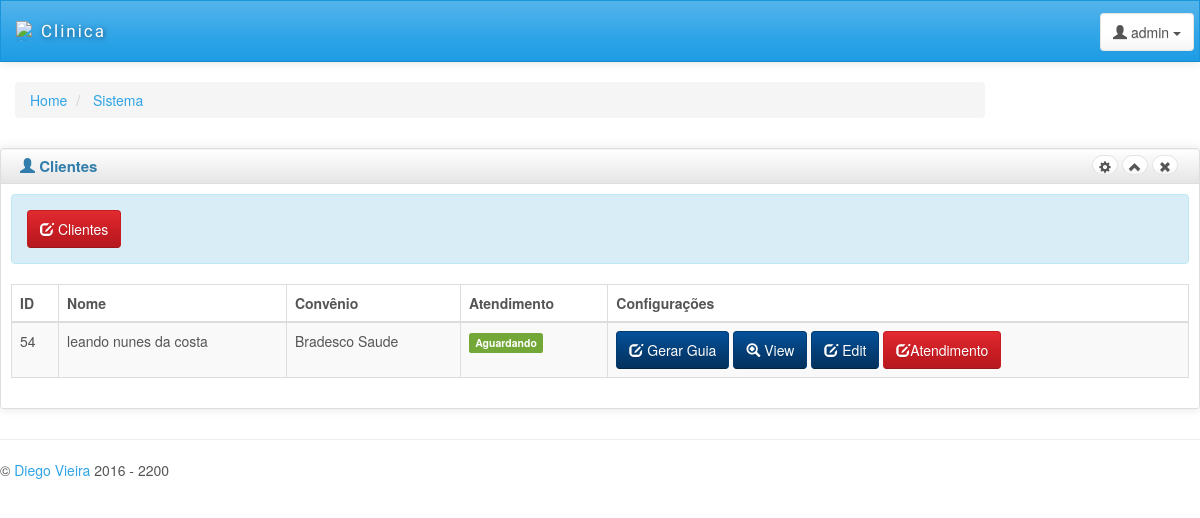
Page /medico_atendimento.php (signed in) on the committed database.
### tables this page shows
CREATE TABLE `clientes` (
  `id` int(50) NOT NULL,
  `nome` varchar(100) NOT NULL,
  `convenio` int(50) NOT NULL,
  `atendimento` int(10) NOT NULL
);

CREATE TABLE `convenios` (
  `id_convenios` int(50) NOT NULL,
  `nome_convenio` varchar(50) NOT NULL,
  `logo_convenio` varchar(10) NOT NULL
);

### medico_atendimento.php (the view, shortened to what this page needs)
<!DOCTYPE html>
<html lang="en">
<head>
    <link id="bs-css" href="css/bootstrap-cerulean.min.css" rel="stylesheet">
    <link href="css/charisma-app.css" rel="stylesheet">
    <link href='bower_components/fullcalendar/dist/fullcalendar.css' rel='stylesheet'>
    <link href='bower_components/fullcalendar/dist/fullcalendar.print.css' rel='stylesheet' media='print'>
    <link href='bower_components/chosen/chosen.min.css' rel='stylesheet'>
    <link href='bower_components/colorbox/example3/colorbox.css' rel='stylesheet'>
    <link href='bower_components/responsive-tables/responsive-tables.css' rel='stylesheet'>
    <link href='bower_components/bootstrap-tour/build/css/bootstrap-tour.min.css' rel='stylesheet'>
    <link href='css/jquery.noty.css' rel='stylesheet'>
    <link href='css/noty_theme_default.css' rel='stylesheet'>
    <link href='css/elfinder.min.css' rel='stylesheet'>
    <link href='css/elfinder.theme.css' rel='stylesheet'>
    <link href='css/jquery.iphone.toggle.css' rel='stylesheet'>
    <link href='css/uploadify.css' rel='stylesheet'>
    <link href='css/animate.min.css' rel='stylesheet'>
</head>
<body>
    <div class="navbar navbar-default" role="navigation">
        <div class="navbar-inner">
            <a class="navbar-brand" href="inicio.html"> <img alt="Sistema Clinica " src="img/" class="hidden-xs"/>
                <span>Clinica</span></a>
            <div class="btn-group pull-right">
                <button class="btn btn-default dropdown-toggle" data-toggle="dropdown">
                    <i class="glyphicon glyphicon-user"></i><span class="hidden-sm hidden-xs"> admin</span>
                    <span class="caret"></span>
                </button>
            </div>
        </div>
    </div>
      <div id="content" class="col-lg-10 col-sm-10">
            <div>
    <ul class="breadcrumb">
        <li>
            <a href="#">Home</a>
        </li>
        <li>
            <a href="#">Sistema</a>
        </li>
    </ul>
</div>
    </div>
<div class="row">
    <div class="box col-md-12">
    <div class="box-inner">
    <div class="box-header well" data-original-title="">
        <h2><i class="glyphicon glyphicon-user"></i> Clientes </h2>
        <div class="box-icon">
            <a href="#" class="btn btn-setting btn-round btn-default"><i class="glyphicon glyphicon-cog"></i></a>
            <a href="#" class="btn btn-minimize btn-round btn-default"><i
                    class="glyphicon glyphicon-chevron-up"></i></a>
            <a href="#" class="btn btn-close btn-round btn-default"><i class="glyphicon glyphicon-remove"></i></a>
        </div>
    </div>
    <div class="box-content">
    <div class="alert alert-info"> <a class="btn btn-danger" onClick="vai()" href="#">
 <i class="glyphicon glyphicon-edit icon-white"></i>
 Clientes
</a> <a href="" target="_blank"></a></div>
    <table class="table table-striped table-bordered bootstrap-datatable datatable responsive">
    <thead>
    <tr>
        <th>ID</th>
        <th>Nome</th>
        <th>Convênio</th>
        <th>Atendimento</th>
        <th>Configurações</th>
    </tr>
    </thead>
    <tbody>
<?php
$conectar = new conexao();
$conectar -> conectar();
if($conectar){
$sqlconvenios ="SELECT clientes.convenio, clientes.atendimento, clientes.id, clientes.nome, convenios.id_convenios, convenios.nome_convenio FROM clientes INNER JOIN convenios on clientes.convenio = convenios.id_convenios where clientes.atendimento = 1";
$consulta = mysql_query($sqlconvenios);
while( $registro = mysql_fetch_assoc($consulta)){
echo '<tr>';
echo '<td class="center"> '.$registro["id"].'</td>';
echo '<td class="center"> '.$registro["nome"].'</td>';
echo '<td class="center">'.$registro["nome_convenio"].'</td>';
if( $registro["atendimento"]==1){
echo '<td class="center"> <span class="label-success label label-default">Aguardando</span></td>';
}else {
	echo '<td class="center">  <span class="label-default label label-danger">Não Aguardando</span> </td>';
	}
echo ' <td class="center">';
echo ' <a class="btn btn-info" onclick="funcaodeleta('.$registro["id"].')" href="#">';
echo ' <i class="glyphicon  glyphicon-edit icon-white"></i>';
echo ' Gerar Guia';
echo ' </a>';
echo ' <a class="btn btn-info" onclick="funcaoview('.$registro["id"].')" href="#">';
echo ' <i class="glyphicon glyphicon-zoom-in icon-white"></i>';
echo ' View';
echo ' </a>';
echo ' <a class="btn btn-info" onclick="funcaoedita('.$registro["id"].')" href="#">';
echo ' <i class="glyphicon glyphicon-edit icon-white"></i>';
echo ' Edit';
echo ' </a>';
echo ' <a class="btn btn-danger" onClick="funcaoatendimento('.$registro["id"].')" href="#">';
echo '<i class="glyphicon glyphicon-edit icon-white"></i>';
echo 'Atendimento';
echo '</a> <a href="" target="_blank"></a>';
echo ' </td>';
echo ' </tr>';
}
}
?>
    </tbody>
    </table>
    </div>
    </div>
    </div>
                </div>
    <hr>
    <footer class="row">
        <p class="col-md-9 col-sm-9 col-xs-12 copyright">&copy; <a href="#" target="_blank">Diego
                Vieira</a> 2016 - 2200</p>
    </footer>
</body>
</html>

### css/charisma-app.css (style rules this page uses)
.box { margin-top: 10px; margin-bottom: 10px; }
.box-inner { border: 1px solid #DEDEDE; border-radius: 3px; -webkit-border-radius: 3px; -moz-border-radius: 3px; box-shadow: 0 0 10px rgba(189, 189, 189, 0.4); -webkit-box-shadow: 0 0 10px rgba(189, 189, 189, 0.4); -moz-box-shadow: 0 0 10px rgba(189, 189, 189, 0.4); }
.box-header { border: none; padding-top: 5px; border-bottom: 1px solid #DEDEDE; border-radius: 3px 3px 0 0; -webkit-border-radius: 3px 3px 0 0; -moz-border-radius: 3px 3px 0 0; height: 35px; min-height: 35px !important; margin-bottom: 0; font-weight: bold; font-size: 16px; background: -moz-linear-gradient(top, rgba(255, 255, 255, 0) 0%, rgba(0, 0, 0, 0.1) 100%); background: -webkit-gradient(linear, left top, left bottom, color-stop(0%, rgba(255, 255, 255, 0)), color-stop(100%, rgba(0, 0, 0, 0.1))); background: -webkit-linear-gradient(top, rgba(255, 255, 255, 0) 0%, rgba(0, 0, 0, 0.1) 100%); background: -o-linear-gradient(top, rgba(255, 255, 255, 0) 0%, rgba(0, 0, 0, 0.1) 100%); background: -ms-linear-gradient(top, rgba(255, 255, 255, 0) 0%, rgba(0, 0, 0, 0.1) 100%); background: linear-gradient(to bottom, rgba(255, 255, 255, 0) 0%, rgba(0, 0, 0, 0.1) 100%); filter: progid:DXImageTransform.Microsoft.gradient(startColorstr='#00ffffff', endColorstr='#1a000000', GradientType=0); }
.box-header h2 { font-size: 15px; width: auto; clear: none; float: left; line-height: 25px; white-space: nowrap; font-weight: bold; margin-top: 0; margin-bottom: 0; }
.box-header h2 > i { margin-top: 1px; }
.box-icon { float: right; }
.box-icon a { clear: none; float: left; margin: 0 2px; height: 20px; width: 5px; margin-top: 1px; }
.box-icon a i { margin-left: -6px; top: -1px; }
.box-content { padding: 10px; }
.btn-round { border-radius: 40px; -webkit-border-radius: 40px; -moz-border-radius: 40px; font-size: 12px; padding-top: 4px; }
footer { clear: both; }
.navbar-brand { font-family: 'Shojumaru', cursive, Arial, serif; letter-spacing: 2px; text-shadow: 1px 1px 5px rgba(0, 0, 0, 0.5); width: 183px; font-size: 17px; }
.navbar-brand img { float: left; height: 20px; width: 20px; margin-right: 5px; }
.navbar-brand span { float: left; }
.navbar-inner { padding-top: 5px; padding-bottom: 5px; line-height: 30px; height: 60px; }
.navbar-inner .btn-group { margin: 7px 5px 0 5px; }
.pull-right { float: right !important; }
.navbar { border-radius: 0; }
@media only screen and (min-width: 980px) { a, button, input[type=submit], input[type=button], .product-img { -webkit-transition: .5s; -moz-transition: .5s; -ms-transition: .5s; -o-transition: .5s; transition: .5s; } }

### bower_components/responsive-tables/responsive-tables.css (style rules this page uses)
table th { font-weight: bold; }
table td, table th { padding: 9px 10px; text-align: left; }

### rows in the picture
clientes: id "54", nome "leando nunes da costa", convenios.nome_convenio "Bradesco Saude", atendimento "Aguardando"
